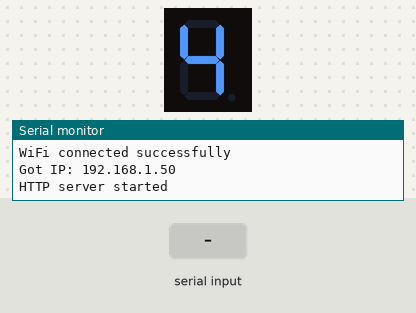
Recording of a sketch running on a simulated ESP32. Shown: 1-digit seven-segment display, the last lines printed to the serial monitor. Wiring (inferred from the names in the program): 1-digit 7-segment display, segments lit when HIGH: segments GPIO 12, GPIO 13, GPIO 15, GPIO 2, GPIO 0, GPIO 14, GPIO 27. The test bench sets the inputs (shaded band). WiFi joins after 1.5 s; servers stay silent unless stated; the segment pins are drawn as the display they are named for.

Above: at 3.3 s.
3.4 s: "90,45,200\n" received over Serial
At 4.3 s:
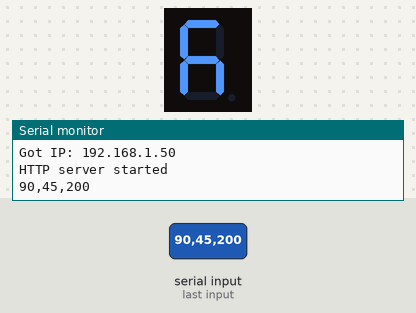
4.9 s: "90,45\n" received over Serial
At 5.3 s:
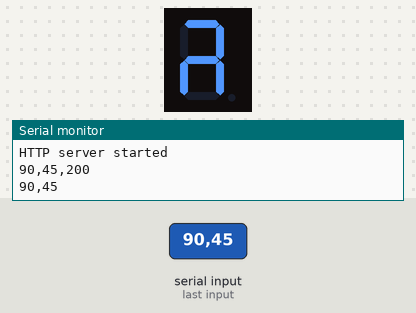
6.4 s: "30,150,10\n" received over the second serial link
At 7.6 s:
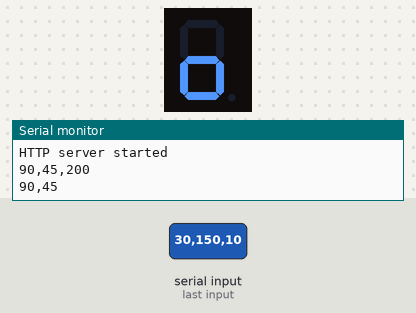
7.9 s: "90,45,200,10\n" received over Serial
At 9.1 s:
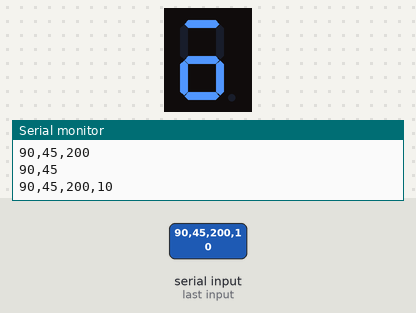
9.4 s: "5\n" received over the second serial link
At 9.7 s:
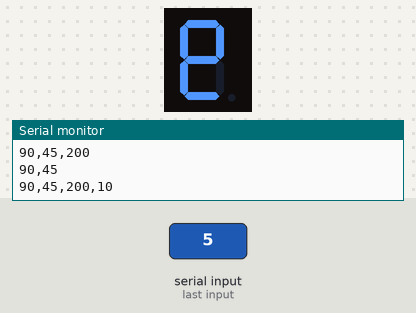
10.9 s: "1,90\n" received over Serial
At 12.2 s:
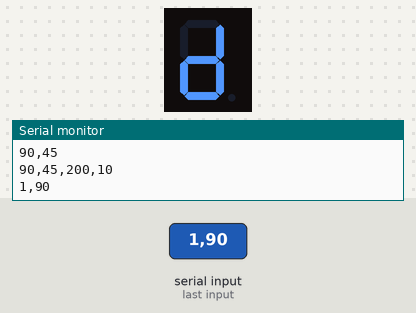
Timing chart, 0 to 13.4 s (numbered marks = the images above; inputs shaded):
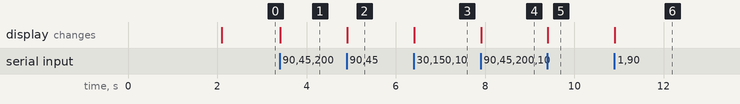

The sketch:

WebServer.ino
```cpp
/*************************************************************************************************
  ESP32 Web Server
  Ejemplo de creación de Web server
  Basándose en los ejemplos de:
  https://lastminuteengineers.com/creating-esp32-web-server-arduino-ide/
  https://electropeak.com/learn
**************************************************************************************************/
//************************************************************************************************
// Librerías
//************************************************************************************************
#include <WiFi.h>
#include <WebServer.h>
//************************************************************************************************
// Variables globales
//************************************************************************************************
// SSID & Password
const char* ssid = "Jose´s Laptops";  // Enter your SSID here
const char* password = "12345678";  //Enter your Password here
String cadena = "";
String cadena2 = "";
int parqueos[] = {0,0,0,0}; // para guardar si el parqueo esta ocupado o no
int parqueos2[] = {0,0,0,0}; // para guardar si el parqueo esta ocupado o no
int contador =0;
int pines7seg[] = {12,13,15,2,0,14,27};
int segmentos7[][9]= {
    {1,1,1,1,1,1,0},
    {0,1,1,0,0,0,0},
    {1,1,0,1,1,0,1},
    {1,1,1,1,0,0,1},
    {0,1,1,0,0,1,1},
    {1,0,1,1,0,1,1},
    {1,0,1,1,1,1,1},
    {1,1,1,0,0,0,0},
    {1,1,1,1,1,1,1},
    {1,1,1,1,0,1,1}
  };


WebServer server(80);  // Object of WebServer(HTTP port, 80 is defult)


uint8_t LED1pin = 2;
bool LED1status = LOW;

//************************************************************************************************
// Configuración
//************************************************************************************************
void setup() {
  Serial.begin(115200);
  Serial2.begin(115200);
  Serial.println("Try Connecting to ");
  Serial.println(ssid);

  pinMode(LED1pin, OUTPUT);

  for(int i=0; i<7;i++) pinMode(pines7seg[i],OUTPUT);
  // Connect to your wi-fi modem
  WiFi.begin(ssid, password);

  // Check wi-fi is connected to wi-fi network
  while (WiFi.status() != WL_CONNECTED) {
    delay(1000);
    Serial.print(".");
  }
  Serial.println("");
  Serial.println("WiFi connected successfully");
  Serial.print("Got IP: ");
  Serial.println(WiFi.localIP());  //Show ESP32 IP on serial

  server.on("/", conexion); // Directamente desde e.g. 192.168.0.8


  server.onNotFound(handle_NotFound);

  server.begin();
  Serial.println("HTTP server started");
  delay(100);
}
//************************************************************************************************
// loop principal
//************************************************************************************************
void loop() {
  server.handleClient();
  if(Serial2.available()){
    char a= Serial2.read();
    //Serial.print(a);
    if (a == '\n'){
           parqueos[0] = cadena.substring(0,1).toInt();
           parqueos[1] = cadena.substring(2,3).toInt();
           parqueos[2] = cadena.substring(4,5).toInt();
           parqueos[3] = cadena.substring(6,7).toInt();
           cadena = "";
     }else cadena += a;
  }

  if(Serial.available()){
    char a= Serial.read();
    Serial.print(a);
    if (a == '\n'){
           parqueos2[0] = cadena2.substring(0,1).toInt();
           parqueos2[1] = cadena2.substring(2,3).toInt();
           parqueos2[2] = cadena2.substring(4,5).toInt();
           parqueos2[3] = cadena2.substring(6,7).toInt();
           cadena2 = "";
     }else cadena2 += a;
  }

  for(int i=0; i<4;i++){
    contador += parqueos[i]+ (1-parqueos2[i]);
  }

  for(int i=0; i<7; i++) digitalWrite(pines7seg[i], segmentos7[contador][i]);
  contador = 0;
}
//************************************************************************************************
// Handler de Inicio página
//************************************************************************************************
void conexion(){
  String text = "<!DOCTYPE html> <html>\n" ;
  text +="<head><meta name=\"viewport\" content=\"width=device-width, initial-scale=1.0, user-scalable=no\"> <meta http-equiv=\"refresh\" content=\"1\" >\n";
  text +="<title>SISTEMA DE PARQUEOS</title>\n";
  text += "<h1 style=\"color: #5e9ca0; text-align: center;\">PARQUEO MATIC</h1>\n";
  text += "<h1 style=\"color: #5e9ca0; text-align: center;\">sistema de parqueos automaticos</h1>";
  if (parqueos[0]) text += "<h3 style=\"text-align: center;\">&nbsp;PARQUEO 1: disponible &#128664</h3> ";
  else text += "<h3 style=\"text-align: center;\">&nbsp;PARQUEO 1: ocupado</h3> ";

  if (parqueos[1]) text += "<h3 style=\"text-align: center;\">&nbsp;PARQUEO 2: disponible &#128664</h3> ";
  else text += "<h3 style=\"text-align: center;\">&nbsp;PARQUEO 2: ocupado</h3  > ";

  if (parqueos[2]) text += "<h3 style=\"text-align: center;\">&nbsp;PARQUEO 3: disponible &#128664</h3> ";
  else text += "<h3 style=\"text-align: center;\">&nbsp;PARQUEO 3: ocupado</h3> ";

  if (parqueos[3]) text += "<h3 style=\"text-align: center;\">&nbsp;PARQUEO 4: disponible &#128664</h3> ";
  else text += "<h3 style=\"text-align: center;\">&nbsp;PARQUEO 4: ocupado</h3> ";

  if (parqueos2[0]==0) text += "<h3 style=\"text-align: center;\">&nbsp;PARQUEO 5: disponible &#128664</h3> ";
  else text += "<h3 style=\"text-align: center;\">&nbsp;PARQUEO 5: ocupado</h3> ";

  if (parqueos2[1]==0) text += "<h3 style=\"text-align: center;\">&nbsp;PARQUEO 6: disponible &#128664</h3> ";
  else text += "<h3 style=\"text-align: center;\">&nbsp;PARQUEO 6: ocupado</h3  > ";

  if (parqueos2[2]==0) text += "<h3 style=\"text-align: center;\">&nbsp;PARQUEO 7: disponible &#128664</h3> ";
  else text += "<h3 style=\"text-align: center;\">&nbsp;PARQUEO 7: ocupado</h3> ";

  if (parqueos2[3]==0) text += "<h3 style=\"text-align: center;\">&nbsp;PARQUEO 8: disponible &#128664</h3> ";
  else text += "<h3 style=\"text-align: center;\">&nbsp;PARQUEO 8: ocupado</h3> ";


  text += "</html>";

  server.send(200, "text/html", text);
}

void handle_NotFound() {
  server.send(404, "text/plain", "Not found");
}
```

Measured:
- after the input at 3.4 s, the display: changes at once (image 1)
- after the input at 4.9 s, the display: changes at once (image 2)
- after the input at 6.4 s, the display: changes at once (image 3)
- after the input at 7.9 s, the display: changes at once (image 4)
- after the input at 9.4 s, the display: changes at once (image 5)
- after the input at 10.9 s, the display: changes at once (image 6)
